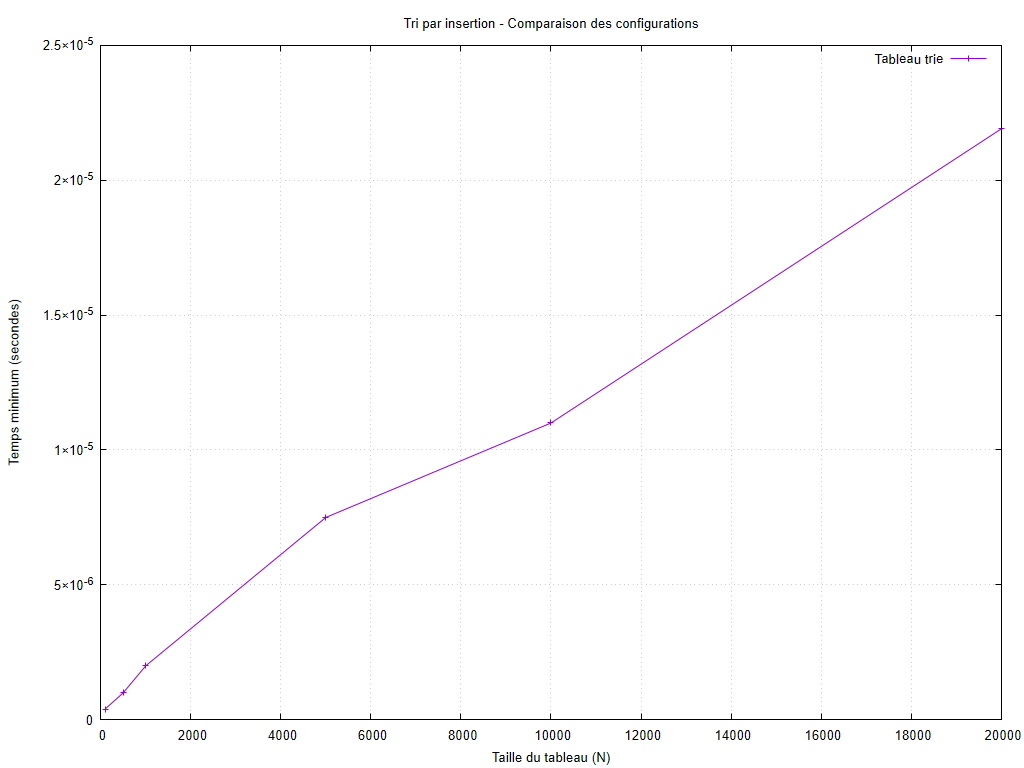

Reproduce this figure in gnuplot.
set encoding utf8
set terminal pngcairo size 1024,768 font 'Arial,10'
set output 'graphiques/20261003_213454/cases/insertion_sort_cases.png'
set datafile missing 'non_mesure'
set title 'Tri par insertion - Comparaison des configurations'
set xlabel 'Taille du tableau (N)'
set ylabel 'Temps minimum (secondes)'
set grid
set yrange [0:*]
plot 'resultats/20261003_213454/cases/insertion_sort_cases.dat' using 1:2 title 'Tableau trie' with linespoints
unset output
